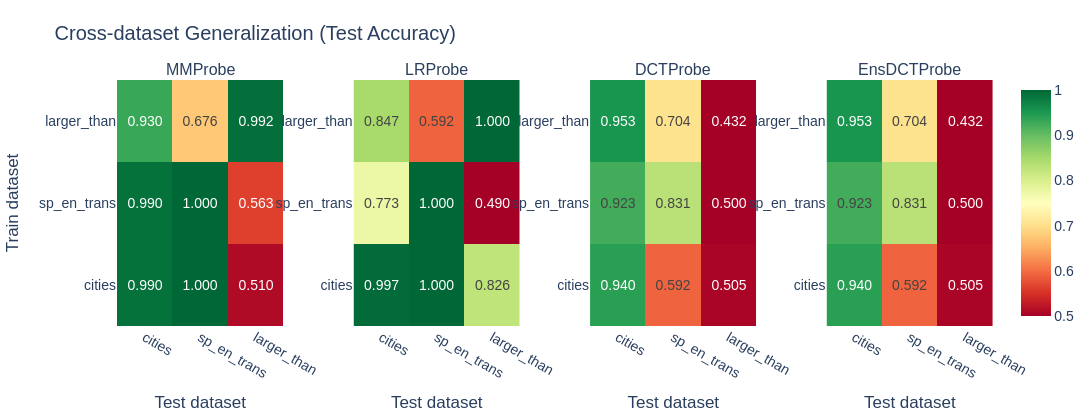

Source (notebook cell):
### Markdown cell above
# Cross-dataset generalization

### Code cell
class DCTProbeFactory:
    def __init__(self, V, top_indices):
        self.V = V
        self.top_indices = top_indices

    def from_data(self, acts, labels):
        return DCTProbe.from_data(acts, labels, V=self.V, top_indices=self.top_indices)

class EnsembleDCTProbeFactory:
    def __init__(self, V, top_indices):
        self.V = V
        self.top_indices = top_indices

    def from_data(self, acts, labels):
        probe = EnsembleDCTProbe.from_data(acts, V=self.V, top_indices=self.top_indices)
        probe.pred = probe.pred_ensemble
        return probe

def compute_generalization_matrix(
    train_acts: dict[str, Float[Tensor, "n d"]],
    train_labels: dict[str, Float[Tensor, " n"]],
    test_acts: dict[str, Float[Tensor, "n d"]],
    test_labels: dict[str, Float[Tensor, " n"]],
    dataset_names: list[str],
    probe_cls: type,
) -> Float[Tensor, "n_datasets n_datasets"]:
    n = len(dataset_names)
    matrix = t.zeros(n, n)
    for i, train_name in enumerate(dataset_names):
        probe = probe_cls.from_data(train_acts[train_name], train_labels[train_name])
        for j, test_name in enumerate(dataset_names):
            preds = probe.pred(test_acts[test_name])
            acc = (preds == test_labels[test_name]).float().mean().item()
            matrix[i, j] = acc
    return matrix

mm_matrix = compute_generalization_matrix(train_acts, train_labels, test_acts, test_labels, DATASET_NAMES, MMProbe)
lr_matrix = compute_generalization_matrix(train_acts, train_labels, test_acts, test_labels, DATASET_NAMES, LRProbe)

top_indices_dct = mean_deltas.nlargest(best_k).index.tolist()
dct_factory = DCTProbeFactory(V, top_indices_dct)
dct_matrix = compute_generalization_matrix(
    train_acts, train_labels, test_acts, test_labels,
    DATASET_NAMES, dct_factory,
)

top_indices_ens = mean_deltas.nlargest(best_k_ens).index.tolist()
ens_dct_factory = EnsembleDCTProbeFactory(V, top_indices_ens)
ens_dct_matrix = compute_generalization_matrix(
    train_acts, train_labels, test_acts, test_labels,
    DATASET_NAMES, ens_dct_factory,
)

assert mm_matrix.shape == (3, 3), f"Wrong shape: {mm_matrix.shape}"

fig = make_subplots(
    rows=1, cols=4, 
    subplot_titles=["MMProbe", "LRProbe", "DCTProbe", "EnsDCTProbe"], 
    horizontal_spacing=0.08
)

matrices = [
    (mm_matrix, "MM"), 
    (lr_matrix, "LR"), 
    (dct_matrix, "DCT"), 
    (ens_dct_matrix, "EnsDCT")
]

for idx, (matrix, name) in enumerate(matrices):
    text_vals = [[f"{matrix[i, j]:.3f}" for j in range(len(DATASET_NAMES))] for i in range(len(DATASET_NAMES))]
    fig.add_trace(
        go.Heatmap(
            z=matrix.numpy(),
            x=DATASET_NAMES,
            y=DATASET_NAMES,
            text=text_vals,
            texttemplate="%{text}",
            textfont=dict(size=14, family="Arial, sans-serif"),
            colorscale="RdYlGn",
            zmin=0.5,
            zmax=1.0,
            showscale=(idx == 3),
        ),
        row=1,
        col=idx + 1,
    )
    fig.update_yaxes(title_text="Train dataset" if idx == 0 else "", row=1, col=idx + 1)
    fig.update_xaxes(title_text="Test dataset", row=1, col=idx + 1)

fig.update_layout(
    **PLOT_BASE,
    title="Cross-dataset Generalization (Test Accuracy)",
    height=420,
    width=1400,
)
fig.show()

### Figure 1 — Plotly figure (JSON) as saved in the notebook; plotly's stock layout.template omitted (floating-point values rounded to 4 significant figures)
{"data": [{"colorscale": [[0, "rgb(165,0,38)"], [0.1, "rgb(215,48,39)"], [0.2, "rgb(244,109,67)"], [0.3, "rgb(253,174,97)"], [0.4, "rgb(254,224,139)"], [0.5, "rgb(255,255,191)"], [0.6, "rgb(217,239,139)"], [0.7, "rgb(166,217,106)"], [0.8, "rgb(102,189,99)"], [0.9, "rgb(26,152,80)"], [1, "rgb(0,104,55)"]], "showscale": false, "text": [["0.990", "1.000", "0.510"], ["0.990", "1.000", "0.563"], ["0.930", "0.676", "0.992"]], "textfont": {"family": "Arial, sans-serif", "size": 14}, "texttemplate": "%{text}", "type": "heatmap", "x": ["cities", "sp_en_trans", "larger_than"], "xaxis": "x", "y": ["cities", "sp_en_trans", "larger_than"], "yaxis": "y", "z": [[0.99, 1.0, 0.5101], [0.99, 1.0, 0.5631], [0.93, 0.6761, 0.9924]], "zmax": 1, "zmin": 0.5}, {"colorscale": [[0, "rgb(165,0,38)"], [0.1, "rgb(215,48,39)"], [0.2, "rgb(244,109,67)"], [0.3, "rgb(253,174,97)"], [0.4, "rgb(254,224,139)"], [0.5, "rgb(255,255,191)"], [0.6, "rgb(217,239,139)"], [0.7, "rgb(166,217,106)"], [0.8, "rgb(102,189,99)"], [0.9, "rgb(26,152,80)"], [1, "rgb(0,104,55)"]], "showscale": false, "text": [["0.997", "1.000", "0.826"], ["0.773", "1.000", "0.490"], ["0.847", "0.592", "1.000"]], "textfont": {"family": "Arial, sans-serif", "size": 14}, "texttemplate": "%{text}", "type": "heatmap", "x": ["cities", "sp_en_trans", "larger_than"], "xaxis": "x2", "y": ["cities", "sp_en_trans", "larger_than"], "yaxis": "y2", "z": [[0.9967, 1.0, 0.8258], [0.7733, 1.0, 0.4899], [0.8467, 0.5915, 1.0]], "zmax": 1, "zmin": 0.5}, {"colorscale": [[0, "rgb(165,0,38)"], [0.1, "rgb(215,48,39)"], [0.2, "rgb(244,109,67)"], [0.3, "rgb(253,174,97)"], [0.4, "rgb(254,224,139)"], [0.5, "rgb(255,255,191)"], [0.6, "rgb(217,239,139)"], [0.7, "rgb(166,217,106)"], [0.8, "rgb(102,189,99)"], [0.9, "rgb(26,152,80)"], [1, "rgb(0,104,55)"]], "showscale": false, "text": [["0.940", "0.592", "0.505"], ["0.923", "0.831", "0.500"], ["0.953", "0.704", "0.432"]], "textfont": {"family": "Arial, sans-serif", "size": 14}, "texttemplate": "%{text}", "type": "heatmap", "x": ["cities", "sp_en_trans", "larger_than"], "xaxis": "x3", "y": ["cities", "sp_en_trans", "larger_than"], "yaxis": "y3", "z": [[0.94, 0.5915, 0.5051], [0.9233, 0.831, 0.5], [0.9533, 0.7042, 0.4318]], "zmax": 1, "zmin": 0.5}, {"colorscale": [[0, "rgb(165,0,38)"], [0.1, "rgb(215,48,39)"], [0.2, "rgb(244,109,67)"], [0.3, "rgb(253,174,97)"], [0.4, "rgb(254,224,139)"], [0.5, "rgb(255,255,191)"], [0.6, "rgb(217,239,139)"], [0.7, "rgb(166,217,106)"], [0.8, "rgb(102,189,99)"], [0.9, "rgb(26,152,80)"], [1, "rgb(0,104,55)"]], "showscale": true, "text": [["0.940", "0.592", "0.505"], ["0.923", "0.831", "0.500"], ["0.953", "0.704", "0.432"]], "textfont": {"family": "Arial, sans-serif", "size": 14}, "texttemplate": "%{text}", "type": "heatmap", "x": ["cities", "sp_en_trans", "larger_than"], "xaxis": "x4", "y": ["cities", "sp_en_trans", "larger_than"], "yaxis": "y4", "z": [[0.94, 0.5915, 0.5051], [0.9233, 0.831, 0.5], [0.9533, 0.7042, 0.4318]], "zmax": 1, "zmin": 0.5}], "layout": {"annotations": [{"font": {"size": 16}, "showarrow": false, "text": "MMProbe", "x": 0.095, "xanchor": "center", "xref": "paper", "y": 1, "yanchor": "bottom", "yref": "paper"}, {"font": {"size": 16}, "showarrow": false, "text": "LRProbe", "x": 0.365, "xanchor": "center", "xref": "paper", "y": 1, "yanchor": "bottom", "yref": "paper"}, {"font": {"size": 16}, "showarrow": false, "text": "DCTProbe", "x": 0.635, "xanchor": "center", "xref": "paper", "y": 1, "yanchor": "bottom", "yref": "paper"}, {"font": {"size": 16}, "showarrow": false, "text": "EnsDCTProbe", "x": 0.905, "xanchor": "center", "xref": "paper", "y": 1, "yanchor": "bottom", "yref": "paper"}], "font": {"family": "Arial, sans-serif", "size": 14}, "height": 420, "legend": {"bgcolor": "rgba(255,255,255,0.8)", "bordercolor": "#E5E7EB", "borderwidth": 1}, "margin": {"b": 60, "l": 70, "r": 40, "t": 80}, "title": {"text": "Cross-dataset Generalization (Test Accuracy)"}, "width": 1400, "xaxis": {"anchor": "y", "domain": [0, 0.19], "title": {"text": "Test dataset"}}, "xaxis2": {"anchor": "y2", "domain": [0.27, 0.46], "title": {"text": "Test dataset"}}, "xaxis3": {"anchor": "y3", "domain": [0.54, 0.73], "title": {"text": "Test dataset"}}, "xaxis4": {"anchor": "y4", "domain": [0.81, 1], "title": {"text": "Test dataset"}}, "yaxis": {"anchor": "x", "domain": [0, 1], "title": {"text": "Train dataset"}}, "yaxis2": {"anchor": "x2", "domain": [0, 1], "title": {"text": ""}}, "yaxis3": {"anchor": "x3", "domain": [0, 1], "title": {"text": ""}}, "yaxis4": {"anchor": "x4", "domain": [0, 1], "title": {"text": ""}}}}
